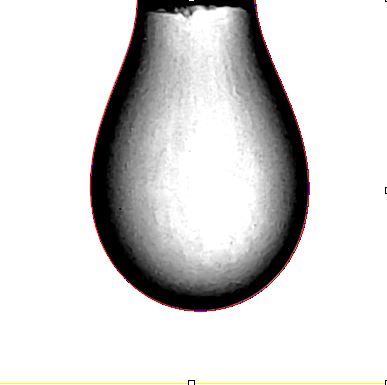
#> input picture images/73.23341 image.JPG, 387 x 385 px
$ python pendantdrop.py
#> lines starting #> are read from the running program, lines starting #| are printed output that depends on the picture; after the words box and inside, x2 and y2 are one past the last pixel; in counts of white or black regions, pixels touching at a corner belong together; long printed decimals are rounded
from scipy.spatial.distance import euclidean
from imutils import perspective
from imutils import contours
from PIL import Image
import numpy as np
import imutils
import cv2
from skimage import io

# Function to show array of images (intermediate results)
def show_images(images):
	for i, img in enumerate(images):
		cv2.imshow("image_" + str(i), img)
	cv2.waitKey(0)
	cv2.destroyAllWindows()

img_path = "images/73.23341 image.JPG"

# Read image and preprocess
image = cv2.imread(img_path)
#> image is the input picture: shape (385, 387, 3); mean B, G, R 212.8, 213.2, 214.2

gray = cv2.cvtColor(image, cv2.COLOR_BGR2GRAY)
blur = cv2.GaussianBlur(gray, (9, 9), 0)
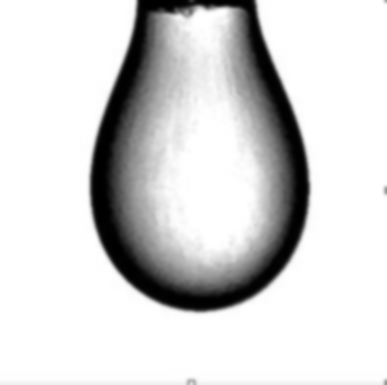
#> blur: shape (385, 387); min 0, max 255, mean 213.5

edged = cv2.Canny(blur, 210, 210)
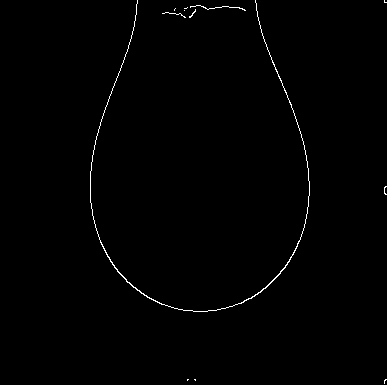
#> edged: shape (385, 387); 0.64% white in thin lines or dots, all inside (x1, y1, x2, y2) = (90, 0, 387, 384)
edged = cv2.dilate(edged, None, iterations=1)
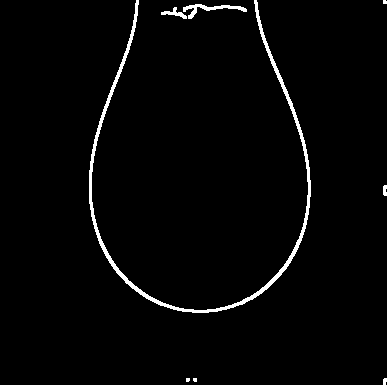
#> edged: shape (385, 387); 2.2% white; 8 white regions (3 under 20 px), largest, box (x1, y1, x2, y2) and area: (89, 0, 311, 313) 2703, (183, 4, 247, 19) 284, (161, 7, 187, 19) 113, (383, 185, 387, 196) 39, (383, 378, 387, 385) 24
edged = cv2.erode(edged, None, iterations=1)
#> edged: shape (385, 387); 0.65% white in thin lines or dots, all inside (x1, y1, x2, y2) = (90, 0, 387, 385)

#show_images([blur, edged])

# Find contours
cnts = cv2.findContours(edged.copy(), cv2.RETR_EXTERNAL, cv2.CHAIN_APPROX_SIMPLE)
#> cnts = 8 contours, 7 with area under 20; largest, box (x1, y1, x2, y2) and area: (90, 0, 310, 312) 109
cnts = imutils.grab_contours(cnts)

# Sort contours from left to right as leftmost contour is reference object
(cnts, _) = contours.sort_contours(cnts)

# Remove contours which are not large enough
cnts = [x for x in cnts if cv2.contourArea(x) > 100]
#> cnts = 1 contour; box (x1, y1, x2, y2) and area: (90, 0, 310, 312) 109

#cv2.drawContours(image, cnts, -1, (0,255,0), 3)

#show_images([image, edged])
#print(len(cnts))

# Reference object dimensions
# Here for reference I have used a 2cm x 2cm square
ref_object = cnts[0]
#> ref_object = contour of 732 points, box (x1, y1, x2, y2) (90, 0, 310, 312), area 109
box = cv2.minAreaRect(ref_object)
#> box = ((199.5, 155.5), (311, 219), -90)
box = cv2.boxPoints(box)
#> box = [[309, 311], [90, 311], [90, 0], [309, 0]]
box = np.array(box, dtype="int")
box = perspective.order_points(box)
#> box = [[90, 0], [309, 0], [309, 311], [90, 311]]
(tl, tr, br, bl) = box
#> tl = [90, 0]; tr = [309, 0]; br = [309, 311]; bl = [90, 311]
print(tl,tr,br,bl)
#| [90.  0.] [309.   0.] [309. 311.] [ 90. 311.]
print(br[0]-bl[0])
#| 219.0

# Draw remaining contours
for cnt in cnts:
	box = cv2.minAreaRect(cnt)
	box = cv2.boxPoints(box)
	box = np.array(box, dtype="int")
	box = perspective.order_points(box)
	(tl, tr, br, bl) = box
	cv2.drawContours(image, [box.astype("int")], -1, (0, 0, 255), 2)
	mid_pt_horizontal = (bl[0] + int(abs(br[0] - bl[0])/2), bl[1] + int(abs(br[1] - bl[1])/2))
	mid_pt_verticle = (tr[0] + int(abs(tr[0] - br[0])/2), tr[1] + int(abs(tr[1] - br[1])/2))
	wid = euclidean(tl, tr)
	ht = euclidean(tr, br)
	cv2.putText(image, "{:.1f}px".format(wid), (int(mid_pt_horizontal[0] - 15), int(mid_pt_horizontal[1] - 10)), cv2.FONT_HERSHEY_SIMPLEX, 0.5, (255, 255, 0), 2)
	cv2.putText(image, "{:.1f}px".format(ht), (int(mid_pt_verticle[0] + 10), int(mid_pt_verticle[1])),
		cv2.FONT_HERSHEY_SIMPLEX, 0.5, (255, 255, 0), 2)
#> this loop made 1 pass
#> (tl, tr, br, bl, mid_pt_horizontal, mid_pt_verticle, wid, ht) on pass 1: ([90, 0], [309, 0], [309, 311], [90, 311], (199, 311), (309, 155), 219, 311)
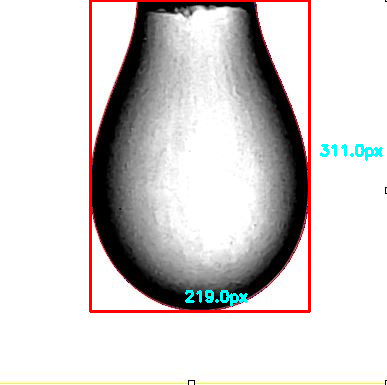
#> image: shape (385, 387, 3); 2.56% of pixels changed, all inside (x1, y1, x2, y2) = (89, 0, 383, 313)
de=wid
#> de = 219
print("de=",de,"px")
#| de= 219.0 px
#cv2.imshow("im",image)
show_images([image])
#> the loop in show_images, `for i, img in enumerate(images):` made 1 pass

oriimg=cv2.imread(img_path)
crop_img = oriimg[int(tl[1]):int(bl[1]-(tr[0]-tl[0])),int(tl[0]):int(tr[0])]
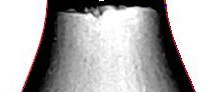
#> crop_img: shape (92, 219, 3); mean B, G, R 175.2, 174.9, 176.9
abvpor=cv2.Canny(crop_img,1000,700)
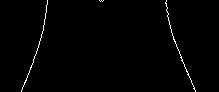
#> abvpor: shape (92, 219); 0.99% white in thin lines or dots, all inside (x1, y1, x2, y2) = (21, 0, 196, 92)
#cv2.imshow("edge",abvpor)
# Reading image
font = cv2.FONT_HERSHEY_COMPLEX
#> font = 3

img2 = crop_img

# Reading same image in another
# variable and converting to gray scale.
img = abvpor

# Converting image to a binary image
# ( black and white only image).
_, threshold = cv2.threshold(img, 90, 115, cv2.THRESH_BINARY)
# Detecting contours in image.
contours, _= cv2.findContours(threshold, cv2.RETR_TREE,
                               cv2.CHAIN_APPROX_SIMPLE)
#> contours = 3 contours, all with area under 20
# Going through every contours found in the image.
mxn=0
mnn=10000000000000000000000
tmx=0
tmn=10000000000000000000000
for cnt in contours :

    approx = cv2.approxPolyDP(cnt, 0.009 * cv2.arcLength(cnt, True), True)

    # draws boundary of contours.
    cv2.drawContours(img2, [approx], 0, (0, 0, 255), 5)

    # Used to flatted the array containing
    # the co-ordinates of the vertices.
    n = approx.ravel()
    print(n)
    i = 0

    for j in n :
        if(i % 2 == 0):
            x = n[i]
            y = n[i + 1]
            if y==0:
                if tmn>x:
                    tmn=x
                if tmx<x:
                    tmx=x
            if x>mxn:
            	mxn=x
            if x<mnn:
            	mnn=x
            # String containing the co-ordinates.
            string = str(x) + " " + str(y)
            print(string)
            if(i == 0):
                # text on topmost co-ordinate.
                cv2.putText(img2, "Arrow tip", (x, y),
                                font, 0.5, (255, 0, 0))
            else:
                # text on remaining co-ordinates.
                cv2.putText(img2, string, (x, y),
                          font, 0.5, (255, 0, 0))
        i = i + 1
#> this loop made 3 passes
#> n on passes 1, 3: [166, 0, 173, 39, 195, 91, 171, 32], [47, 0, 43, 30, 21, 91, 39, 44]
#> (printed output is left out)
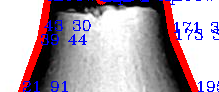
#> img2: shape (92, 219, 3); 11.16% of pixels changed, all inside (x1, y1, x2, y2) = (18, 0, 219, 92)
#> after the loop, mnn = 21; mxn = 195; tmn = 47; tmx = 166
#Calculating ds
print(n)
#| [47  0 43 30 21 91 39 44]


print("here",mxn,mnn)
#| here 195 21
ds=mxn-mnn
#> ds = 174
print("ds=",ds,"px")
#| ds= 174 px
S=ds/de
#> S = 0.795
print("S=",S)
#| S= 0.7945
print("msrment",tmx,tmn)
#| msrment 166 47
dIMG=tmx-tmn
#> dIMG = 119
scale=(1.2/dIMG)
#> scale = 0.0101
denew=scale*de
#> denew = 2.21
print(denew,'mm')
#| 2.208 mm
#> (the run stopped early here; a loop or call above may not have finished)
